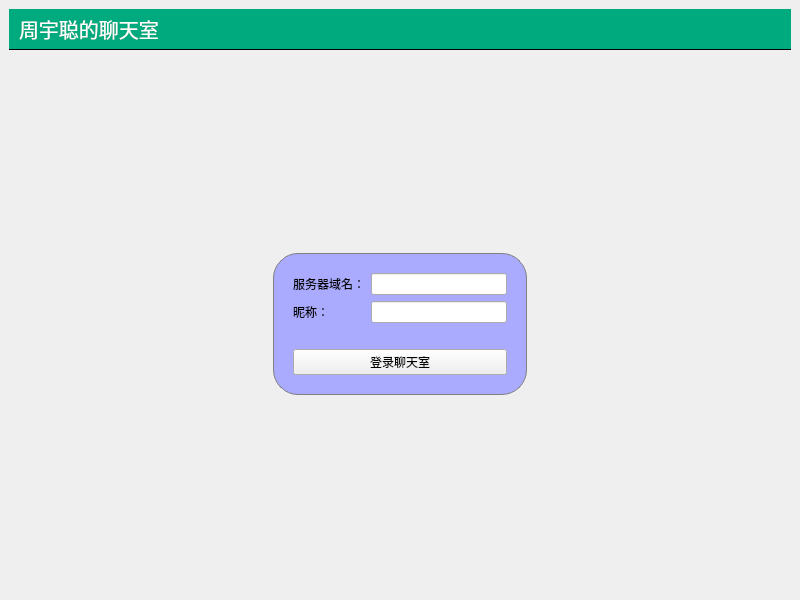
<?xml version="1.0" encoding="UTF-8"?>
<ui version="4.0">
 <class>MainWindow</class>
 <widget class="QMainWindow" name="MainWindow">
  <property name="geometry">
   <rect>
    <x>0</x>
    <y>0</y>
    <width>800</width>
    <height>600</height>
   </rect>
  </property>
  <property name="windowTitle">
   <string>聊天室客户端</string>
  </property>
  <property name="styleSheet">
   <string notr="true">#titleLabel{
background:white;
color:blue;
font-size:20px;
border:none;
border-bottom:1px solid black;
padding:5px;
font:24pt &quot;黑体&quot;;
color:rgb(255,255,255);
background-color:rgba(0,170,127,255);
}

#mainFrame{
border:none;
background:white;
}

#loginFrame{
background:qlineargradient(x1:0, y1:0, x2:0, y2:1, stop:0 #aaf);
border:1px solid gray;
padding:10px;
border-radius:25px;
}</string>
  </property>
  <widget class="QWidget" name="centralwidget">
   <layout class="QVBoxLayout" name="verticalLayout">
    <item>
     <widget class="QLabel" name="titleLabel">
      <property name="font">
       <font>
        <family>黑体</family>
        <pointsize>24</pointsize>
        <italic>false</italic>
        <bold>false</bold>
       </font>
      </property>
      <property name="text">
       <string>周宇聪的聊天室</string>
      </property>
     </widget>
    </item>
    <item>
     <widget class="QStackedWidget" name="stackedWidget">
      <property name="currentIndex">
       <number>1</number>
      </property>
      <widget class="QWidget" name="chatPage">
       <layout class="QVBoxLayout" name="verticalLayout_3">
        <item>
         <layout class="QHBoxLayout" name="horizontalLayout">
          <item>
           <widget class="QTextEdit" name="roomTextEdit"/>
          </item>
          <item>
           <widget class="QListWidget" name="userListWidget">
            <property name="maximumSize">
             <size>
              <width>120</width>
              <height>16777215</height>
             </size>
            </property>
           </widget>
          </item>
         </layout>
        </item>
        <item>
         <layout class="QHBoxLayout" name="horizontalLayout_2">
          <item>
           <widget class="QLineEdit" name="sayLineEdit"/>
          </item>
          <item>
           <widget class="QPushButton" name="sayButton">
            <property name="text">
             <string>发送</string>
            </property>
           </widget>
          </item>
          <item>
           <widget class="QPushButton" name="logoutButton">
            <property name="text">
             <string>退出</string>
            </property>
           </widget>
          </item>
         </layout>
        </item>
       </layout>
      </widget>
      <widget class="QWidget" name="loginPage">
       <layout class="QGridLayout" name="gridLayout_2">
        <item row="0" column="1">
         <spacer name="verticalSpacer_2">
          <property name="orientation">
           <enum>Qt::Orientation::Vertical</enum>
          </property>
          <property name="sizeHint" stdset="0">
           <size>
            <width>20</width>
            <height>157</height>
           </size>
          </property>
         </spacer>
        </item>
        <item row="1" column="0">
         <spacer name="horizontalSpacer">
          <property name="orientation">
           <enum>Qt::Orientation::Horizontal</enum>
          </property>
          <property name="sizeHint" stdset="0">
           <size>
            <width>213</width>
            <height>20</height>
           </size>
          </property>
         </spacer>
        </item>
        <item row="1" column="1">
         <widget class="QFrame" name="loginFrame">
          <property name="frameShape">
           <enum>QFrame::Shape::StyledPanel</enum>
          </property>
          <property name="frameShadow">
           <enum>QFrame::Shadow::Raised</enum>
          </property>
          <layout class="QVBoxLayout" name="verticalLayout_2">
           <item>
            <layout class="QGridLayout" name="gridLayout">
             <item row="0" column="0">
              <widget class="QLabel" name="label_2">
               <property name="text">
                <string>服务器域名：</string>
               </property>
              </widget>
             </item>
             <item row="0" column="1">
              <widget class="QLineEdit" name="serverEdit"/>
             </item>
             <item row="1" column="0">
              <widget class="QLabel" name="usernameEdit">
               <property name="text">
                <string>昵称：</string>
               </property>
              </widget>
             </item>
             <item row="1" column="1">
              <widget class="QLineEdit" name="lineEdit_2"/>
             </item>
            </layout>
           </item>
           <item>
            <spacer name="verticalSpacer">
             <property name="orientation">
              <enum>Qt::Orientation::Vertical</enum>
             </property>
             <property name="sizeType">
              <enum>QSizePolicy::Policy::Fixed</enum>
             </property>
             <property name="sizeHint" stdset="0">
              <size>
               <width>20</width>
               <height>20</height>
              </size>
             </property>
            </spacer>
           </item>
           <item>
            <widget class="QPushButton" name="loginButton">
             <property name="text">
              <string>登录聊天室</string>
             </property>
            </widget>
           </item>
          </layout>
         </widget>
        </item>
        <item row="1" column="2">
         <spacer name="horizontalSpacer_2">
          <property name="orientation">
           <enum>Qt::Orientation::Horizontal</enum>
          </property>
          <property name="sizeHint" stdset="0">
           <size>
            <width>213</width>
            <height>20</height>
           </size>
          </property>
         </spacer>
        </item>
        <item row="2" column="1">
         <spacer name="verticalSpacer_3">
          <property name="orientation">
           <enum>Qt::Orientation::Vertical</enum>
          </property>
          <property name="sizeHint" stdset="0">
           <size>
            <width>20</width>
            <height>156</height>
           </size>
          </property>
         </spacer>
        </item>
       </layout>
      </widget>
     </widget>
    </item>
   </layout>
  </widget>
 </widget>
 <resources/>
 <connections/>
</ui>
